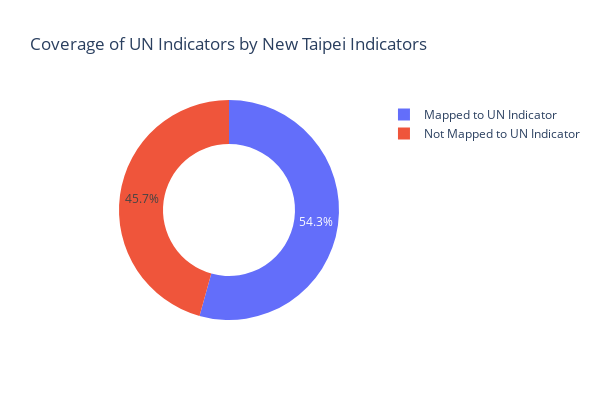

Here is the notebook cell this chart was saved with:
### Code cell
# New Taipei indicators mapping to nothing
ntp_above_threshold = list(df_melt_filtered['target'].unique())
ntp_above_threshold.remove('0')

ntp_goal = ntp_sdgs['編號'].to_list()
ntp_goal.remove(('0'))

print(f"How many ind not to be linked to un ind by ntp ind {len(set(ntp_goal)-set(ntp_above_threshold))}")

# 資料
labels = ['Not Mapped to UN Indicator ', 'Mapped to UN Indicator']
sizes = [len(set(ntp_goal)-set(ntp_above_threshold)), len(set(ntp_above_threshold))]

# 創建圓餅圖
fig = go.Figure(data=[go.Pie(labels=labels, values=sizes, hole=.6)])

# 設置標題
fig.update_layout(
    title='Coverage of UN Indicators by New Taipei Indicators',
    width=600,
    height=400)

# 顯示圖表
fig.show()

### Figure 1 — Plotly figure (JSON) as saved in the notebook; plotly's stock layout.template omitted (floating-point values rounded to 4 significant figures)
{"data": [{"hole": 0.6, "labels": ["Not Mapped to UN Indicator ", "Mapped to UN Indicator"], "type": "pie", "values": [37, 44]}], "layout": {"height": 400, "title": {"text": "Coverage of UN Indicators by New Taipei Indicators"}, "width": 600}}
